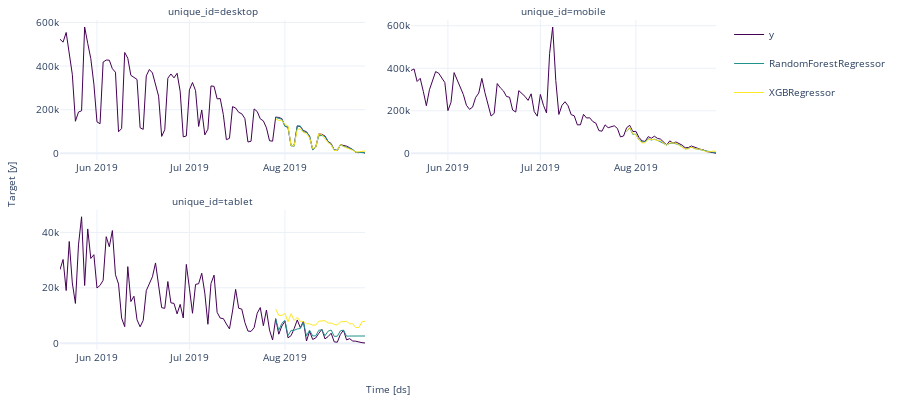

Write notebook code for a chart like this one.
### Code cell
plot_series(data, forecast_df,  max_insample_length=100, engine = "plotly")

### Figure 1 — Plotly figure (JSON) as saved in the notebook; plotly's stock layout.template omitted (floating-point values rounded to 4 significant figures; data arrays with more than 128 entries replaced by an {"elided": "..."} marker saying what was removed)
{"data": [{"legendgroup": "y", "line": {"color": "#440154", "width": 1}, "mode": "lines", "name": "y", "showlegend": true, "type": "scatter", "x": {"elided": "130 str values"}, "xaxis": "x", "y": {"elided": "130 int values"}, "yaxis": "y"}, {"legendgroup": "RandomForestRegressor", "line": {"color": "#21918c", "width": 1}, "mode": "lines", "name": "RandomForestRegressor", "showlegend": true, "type": "scatter", "x": {"elided": "130 str values"}, "xaxis": "x", "y": {"elided": "130 float values"}, "yaxis": "y"}, {"legendgroup": "XGBRegressor", "line": {"color": "#fde725", "width": 1}, "mode": "lines", "name": "XGBRegressor", "showlegend": true, "type": "scatter", "x": {"elided": "130 str values"}, "xaxis": "x", "y": {"elided": "130 float values"}, "yaxis": "y"}, {"legendgroup": "y", "line": {"color": "#440154", "width": 1}, "mode": "lines", "name": "y", "showlegend": false, "type": "scatter", "x": {"elided": "130 str values"}, "xaxis": "x2", "y": {"elided": "130 int values"}, "yaxis": "y2"}, {"legendgroup": "RandomForestRegressor", "line": {"color": "#21918c", "width": 1}, "mode": "lines", "name": "RandomForestRegressor", "showlegend": false, "type": "scatter", "x": {"elided": "130 str values"}, "xaxis": "x2", "y": {"elided": "130 float values"}, "yaxis": "y2"}, {"legendgroup": "XGBRegressor", "line": {"color": "#fde725", "width": 1}, "mode": "lines", "name": "XGBRegressor", "showlegend": false, "type": "scatter", "x": {"elided": "130 str values"}, "xaxis": "x2", "y": {"elided": "130 float values"}, "yaxis": "y2"}, {"legendgroup": "y", "line": {"color": "#440154", "width": 1}, "mode": "lines", "name": "y", "showlegend": false, "type": "scatter", "x": {"elided": "130 str values"}, "xaxis": "x3", "y": {"elided": "130 int values"}, "yaxis": "y3"}, {"legendgroup": "RandomForestRegressor", "line": {"color": "#21918c", "width": 1}, "mode": "lines", "name": "RandomForestRegressor", "showlegend": false, "type": "scatter", "x": {"elided": "130 str values"}, "xaxis": "x3", "y": {"elided": "130 float values"}, "yaxis": "y3"}, {"legendgroup": "XGBRegressor", "line": {"color": "#fde725", "width": 1}, "mode": "lines", "name": "XGBRegressor", "showlegend": false, "type": "scatter", "x": {"elided": "130 str values"}, "xaxis": "x3", "y": {"elided": "130 float values"}, "yaxis": "y3"}], "layout": {"annotations": [{"font": {"size": 10}, "showarrow": false, "text": "unique_id=desktop", "x": 0.2325, "xanchor": "center", "xref": "paper", "y": 1, "yanchor": "bottom", "yref": "paper"}, {"font": {"size": 10}, "showarrow": false, "text": "unique_id=mobile", "x": 0.7675, "xanchor": "center", "xref": "paper", "y": 1, "yanchor": "bottom", "yref": "paper"}, {"font": {"size": 10}, "showarrow": false, "text": "unique_id=tablet", "x": 0.2325, "xanchor": "center", "xref": "paper", "y": 0.425, "yanchor": "bottom", "yref": "paper"}, {"font": {"size": 10}, "showarrow": false, "text": "Time [ds]", "x": 0.5, "xanchor": "center", "xref": "paper", "y": 0, "yanchor": "top", "yref": "paper", "yshift": -30}, {"font": {"size": 10}, "showarrow": false, "text": "Target [y]", "textangle": -90, "x": 0, "xanchor": "right", "xref": "paper", "xshift": -40, "y": 0.5, "yanchor": "middle", "yref": "paper"}], "autosize": true, "font": {"size": 10}, "height": 400, "margin": {"b": 50, "l": 60, "r": 10, "t": 20}, "xaxis": {"anchor": "y", "domain": [0, 0.465], "showticklabels": true, "visible": true}, "xaxis2": {"anchor": "y2", "domain": [0.535, 1.0], "showticklabels": true, "visible": true}, "xaxis3": {"anchor": "y3", "domain": [0, 0.465], "showticklabels": true, "visible": true}, "xaxis4": {"anchor": "y4", "domain": [0.535, 1.0], "showticklabels": true, "visible": true}, "yaxis": {"anchor": "x", "domain": [0.575, 1]}, "yaxis2": {"anchor": "x2", "domain": [0.575, 1]}, "yaxis3": {"anchor": "x3", "domain": [0, 0.425]}, "yaxis4": {"anchor": "x4", "domain": [0, 0.425]}}}
